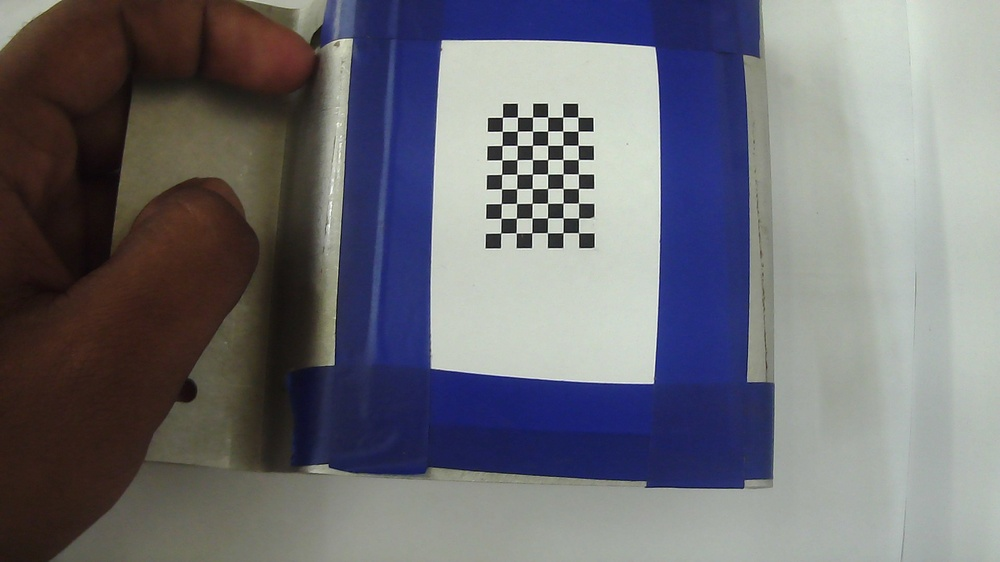
#> input picture Calibration/data/image_01.jpg, 1000 x 562 px, shrunk from 1920 x 1080 before the run; its folder holds 4 pictures in this run
$ python main.py
#> lines starting #> are read from the running program, lines starting #| are printed output that depends on the picture
import cv2
import numpy as np
import glob

# Define the checkerboard dimensions
CHECKERBOARD = (9, 6)

objpoints = []  # 3D points in real-world space
imgpoints = []  # 2D points in image plane

# Prepare the object points (same for all images)
objp = np.zeros((CHECKERBOARD[0] * CHECKERBOARD[1], 3), np.float32)
objp[:, :2] = np.mgrid[0:CHECKERBOARD[0], 0:CHECKERBOARD[1]].T.reshape(-1, 2)

# Load all calibration images
images = glob.glob(r'Calibration\data\*.jpg')

for fname in images:
    img = cv2.imread(fname)
#> img is the input picture: shape (562, 1000, 3); mean B, G, R 115.7, 109.1, 109.1
    gray = cv2.cvtColor(img, cv2.COLOR_BGR2GRAY)
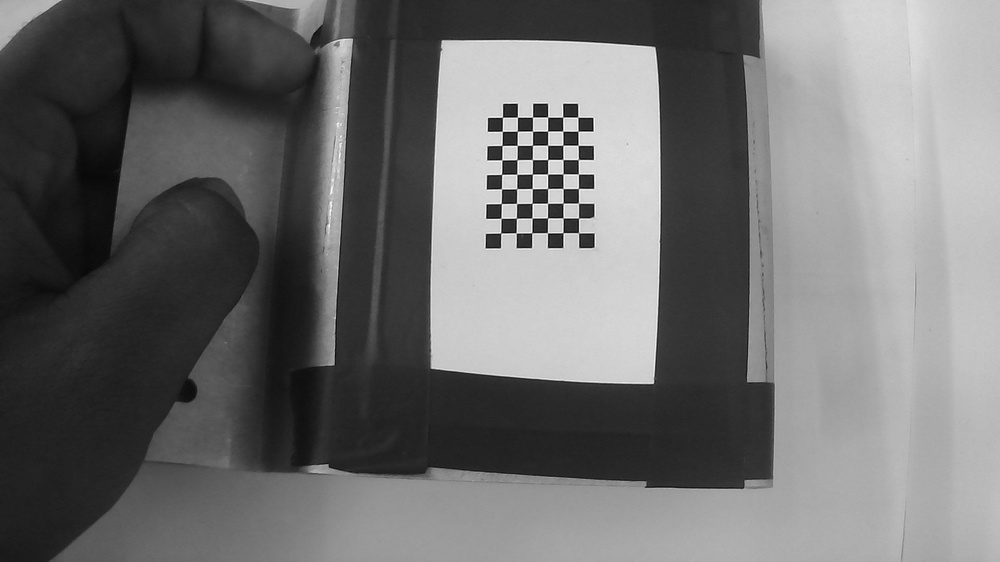
#> gray: shape (562, 1000); min 0, max 254, mean 109.9

    # Detect corners
    ret, corners = cv2.findChessboardCorners(gray, CHECKERBOARD, None)
#> ret = True; corners = 54 rows, first 8: [500.7, 233.1], [501, 218.3], [501.3, 203.5], [501.5, 188.9], [501.6, 174.4], [501.9, 159.9], [501.9, 145.5], [502.3, 131.4]
    if ret:
        imgpoints.append(corners)
        objpoints.append(objp)
#> pass 2 of the loop `for fname in images:`:
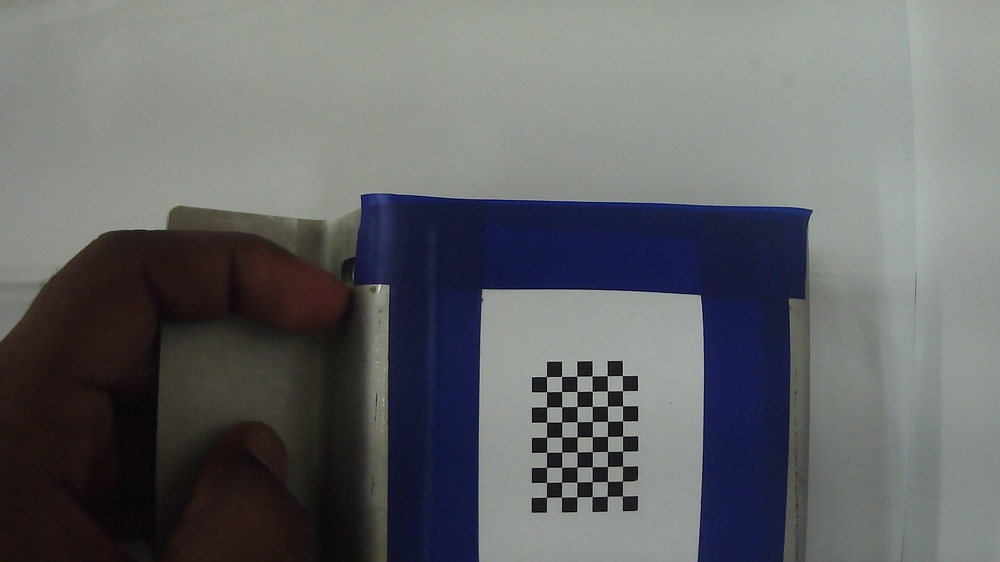
#> input picture Calibration/data/image_02.jpg, 1000 x 562 px, shrunk from 1920 x 1080 before the run
#> img is the input picture: shape (562, 1000, 3); mean B, G, R 104.3, 102.6, 100.8
#> `gray = cv2.cvtColor(img, cv2.COLOR_BGR2GRAY)`:
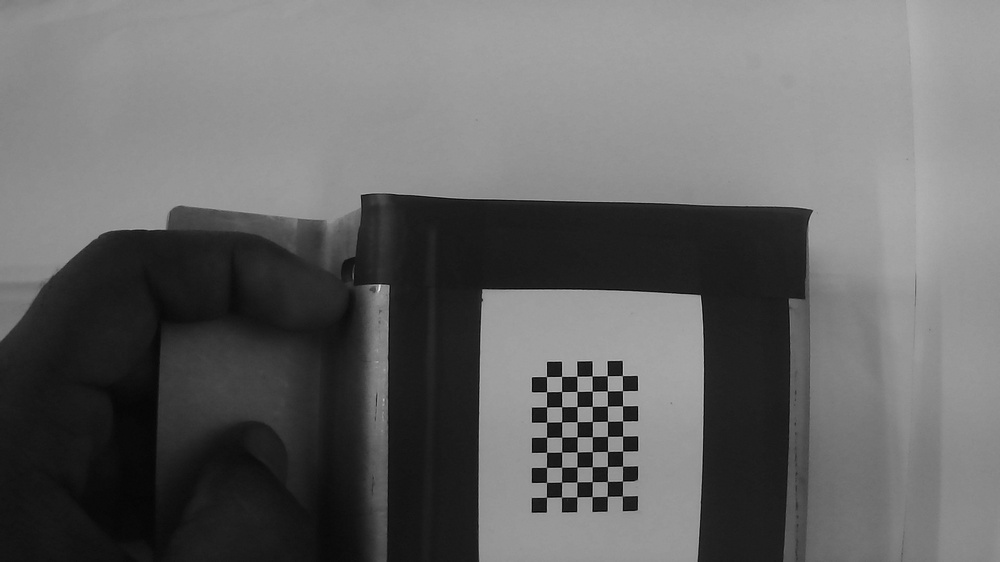
#> gray: shape (562, 1000); min 0, max 239, mean 102.3
#> corners = 54 rows, first 8: [546.5, 497.1], [546.5, 482.4], [546.5, 467.4], [546.5, 452.2], [546.6, 437.2], [546.5, 422.1], [546.6, 406.9], [546.5, 391.7]
#> pass 3 of the loop `for fname in images:`:
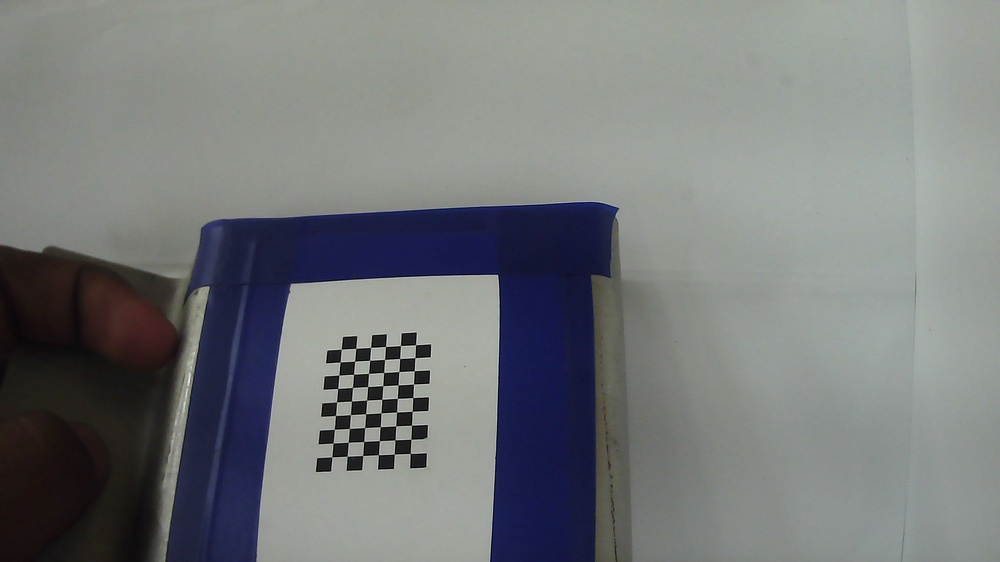
#> input picture Calibration/data/image_03.jpg, 1000 x 562 px, shrunk from 1920 x 1080 before the run
#> img is the input picture: shape (562, 1000, 3); mean B, G, R 122.3, 121.2, 118.2
#> `gray = cv2.cvtColor(img, cv2.COLOR_BGR2GRAY)`:
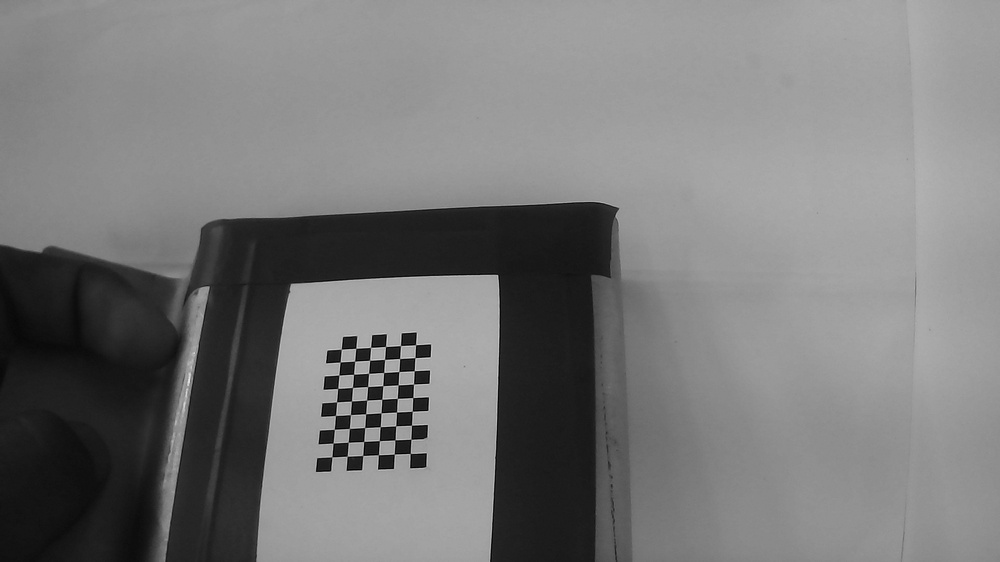
#> gray: shape (562, 1000); min 0, max 234, mean 120.4
#> corners = 54 rows, first 8: [331.9, 456.8], [333, 443.1], [334.3, 429.3], [335.5, 415.4], [336.6, 401.8], [337.7, 388.4], [338.8, 375.1], [340.1, 362.1]
#> the loop made 4 passes; the first 3 are shown

# Perform camera calibration
ret, mtx, dist, rvecs, tvecs = cv2.calibrateCamera(
    objpoints, imgpoints, gray.shape[::-1], None, None
)

# Print results
print("Camera matrix:\n", mtx)
print("Distortion coefficients:\n", dist)
print("Rotation vectors:\n", rvecs)
print("Translation vectors:\n", tvecs)

# Save the calibration results
np.savez(r'Calibration\calibration_data.npz',
         camera_matrix=mtx,
         distortion_coefficients=dist,
         rotation_vectors=rvecs,
         translation_vectors=tvecs)

mean_error = 0
for i in range(len(objpoints)):
    imgpoints2, _ = cv2.projectPoints(objpoints[i], rvecs[i], tvecs[i], mtx, dist)
    error = cv2.norm(imgpoints[i], imgpoints2, cv2.NORM_L2) / len(imgpoints2)
    mean_error += error

print(f"Mean Re-projection Error: {mean_error / len(objpoints)}")
